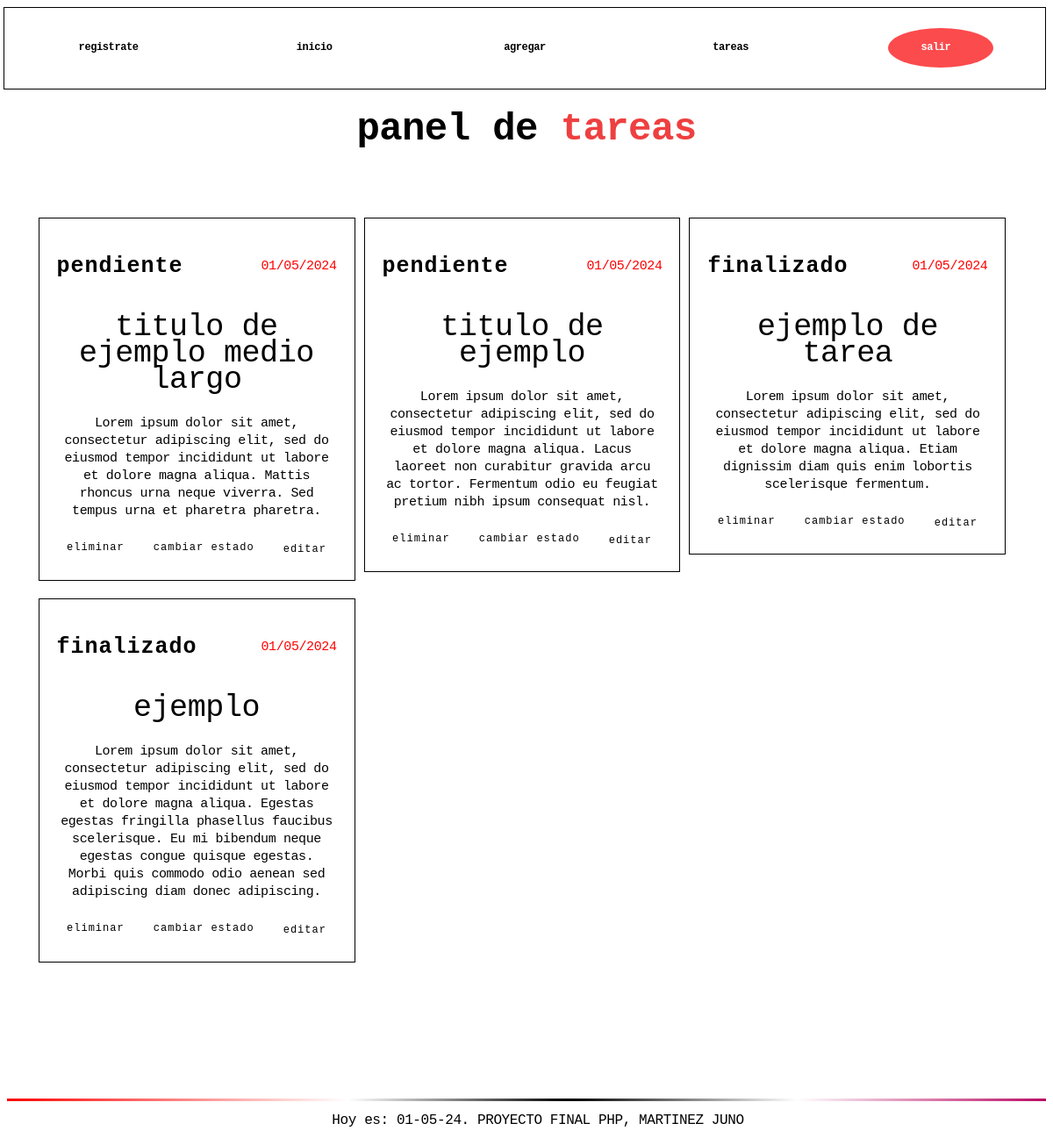
Page /index.php?ruta=tareas (signed in) on the committed database.
### tables this page shows
CREATE TABLE `tareas` (
  `id` int NOT NULL AUTO_INCREMENT,
  `titulo_tarea` varchar(50) DEFAULT NULL,
  `tarea` text,
  `estado` enum('pendiente','finalizado') DEFAULT NULL,
  `fecha` timestamp NULL DEFAULT NULL,
  PRIMARY KEY (`id`)
);

### controladores/plantilla.controlador.php (called while the page is built)
<?php
Class ControladorPlantilla{
    public function ctrGetPlantilla(){
        include "vistas/plantilla.php";
    }
}

### index.php (called while the page is built)
<?php
require_once "controladores/plantilla.controlador.php";
require_once "controladores/formularios.controlador.php";
require_once "modelos/formularios.modelo.php";
$plantilla = new ControladorPlantilla();
$plantilla ->ctrGetPlantilla();

### controladores/formularios.controlador.php (called while the page is built, shortened)
<?php
class ControladorFormularios
{
	static public function ctrSeleccionarTareas($item, $valor)
	{
		$tabla = "tareas";
		$respuesta = ModeloFormularios::mdlSeleccionarTarea($tabla, $item, $valor);
		return $respuesta;
	}
}

### modelos/conexion.php (called while the page is built)
<?php
class Conexion
{
    static public function conectar()
    {
        $link = new PDO(
            "mysql:host=localhost;port=3306;dbname=bdUTN",
            "root",
            "1234"
        );
        $link->exec("set names utf8");
        $query = "CREATE TABLE IF NOT EXISTS tareas (
    id INT AUTO_INCREMENT PRIMARY KEY,
    titulo_tarea VARCHAR(50),
    tarea TEXT,
    estado ENUM('pendiente', 'finalizado'),
    fecha TIMESTAMP
)";
        $stmt = $link->prepare($query);
        $stmt->execute();
        $queryAdmin = "CREATE TABLE IF NOT EXISTS administrador (
            id INT AUTO_INCREMENT PRIMARY KEY,
            usuario VARCHAR(50),
            email VARCHAR(50),
            password VARCHAR(50)
        )";
        $stmtAdministradores = $link->prepare($queryAdmin);
        $stmtAdministradores->execute();
        return $link;
    }
}

### modelos/formularios.modelo.php (called while the page is built, shortened)
<?php
require_once "conexion.php";
class ModeloFormularios
{
	static public function mdlSeleccionarTarea($tabla, $item, $valor)
	{
		if ($item == null && $valor == null) {
			$stmt = Conexion::conectar()->prepare("SELECT *,DATE_FORMAT(fecha, '%d/%m/%Y') AS fecha FROM $tabla ORDER BY id DESC");
			$stmt->execute();
			$result = $stmt->fetchAll();
			return $result;
		}
	}
}

### vistas/paginas/tareas.php (the view, shortened to what this page needs)
<?php
$tareas = ControladorFormularios::ctrSeleccionarTareas(null, null);
?>
<header class="title-block">
    <h1 class="heading">panel de <span class="text-span">tareas</span></h1>
</header>
<main>
    <div class="pricing-section">
        <div class="container">
            <div class="pricing-wrap">
                <?php foreach ($tareas as $tarea) : ?>
                    <div class="pricing-column">
                        <div class="pricing-card">
                        <div class="pricing-details-wrap">
                            <h3 class="pricing-h3"><?php echo $tarea['estado']; ?></h3>
                            <div class="date"><?php echo $tarea['fecha']; ?></div>
                            </div>
                            <div class="pricing"><?php echo $tarea['titulo_tarea']; ?></div>
                            <div class="pricing-check-wrap">
                                <div class="pricing-check">
                                    <p class="pricing-text"><?php echo $tarea['tarea']; ?></p>
                                </div>
                            </div>
                            <div class="button-container">
                                <div>
                                    <form class="" method="post">
                                        <button type="submit" class="button">eliminar</button>
                                    </form>
                                </div>
                                <div>
                                    <form class="" method="post">
                                        <button type="submit" class="button">cambiar estado</button>
                                    </form>
                                </div>
                                <a href="index.php?ruta=editar&id=<?php echo $tarea["id"]; ?>" class="button buttonA">editar</a>
                            </div>
                        </div>
                    </div>
                <?php endforeach; ?>
            </div>
        </div>
    </div>
    <div class="spacer-96"></div>
    <div class="spacer-96"></div>
</main>

### vistas/plantilla.php (shortened to what this page needs)
<!DOCTYPE html>
<html lang="es">
<head>
    <link rel="stylesheet" href="./css/estilos.css">
</head>
<body class="font-body">
    <div class="nav w-nav">
        <nav class="nav-con w-nav-menu">
            <a href="index.php?ruta=registro" class="nav-link w-nav-link">registrate</a>
            <a href="index.php?ruta=inicio" class="nav-link w-nav-link">inicio</a>
            <a href="index.php?ruta=cliqueame" class="nav-link w-nav-link">agregar</a>
            <a href="index.php?ruta=tareas" class="nav-link w-nav-link">tareas</a>
            <a href="index.php?ruta=salir" class="nav-link is--highlighted w-nav-link">salir</a>
        </nav>
    </div>
    <section>
        <?php
        if (isset($_GET["ruta"])) {
            if (
                $_GET["ruta"] == "registro" ||
                $_GET["ruta"] == "inicio" ||
                $_GET["ruta"] == "cliqueame" ||
                $_GET["ruta"] == "tareas" ||
                $_GET["ruta"] == "editar" ||
                $_GET["ruta"] == "salir"
            ) {
                include "paginas/" . $_GET["ruta"] . ".php";
            } else {
                include "paginas/error404.php";
            }
        } else {
            include "paginas/inicio.php";
        }
        ?>
    </section>
    <div class="divider-gradient gradient-rainbow"></div>
    <footer class="footer-item">
        <p><?php echo "Hoy es: " . date('d-m-y') . "."; ?> PROYECTO FINAL PHP, MARTINEZ JUNO</p>
    </footer>
</body>
</html>

### css/estilos.css (style rules this page uses)
* { font-family: monospace; text-decoration: none; box-sizing: border-box; }
html { height: 100%; display: block }
body { color: var(--black); letter-spacing: -.4px; background-image: url(https://assets-global.website-files.com/6201a194dc1ad685a66e311c/62031bb8fc263f3deb229722_background-tile-transparent%402x.png); background-position: 0 0; background-size: 19px; font-size: 16px; line-height: 120% }
.spacer-96 { height: 50px }
p { margin-top: 0; margin-bottom: 10px }
a { background-color: transparent }
nav { background-color: #ffffff; position: fixed; bottom: auto; display: flex; width: 99vw; height: 7.8vw; margin-right: auto; margin-left: auto; padding-top: 1.8vw; padding-bottom: 1.8vw; justify-content: center; align-items: center; border-style: solid; border-width: .0667vw .06666666666666667vw .0667vw .0667vw; border-color: #000; background-color: #fff }
.w-nav { position: relative; background: #ddd; z-index: 1000 }
.w-nav:after, .w-nav:before { content: " "; display: table; grid-column-start: 1; grid-row-start: 1; grid-column-end: 2; grid-row-end: 2 }
.w-nav:after { clear: both }
.nav-con { display: grid; justify-items: center; align-items: center; grid-auto-columns: 1fr; grid-column-gap: 0px; grid-row-gap: 16px; grid-template-columns: 1fr 1fr 1fr 1fr 1fr; grid-template-rows: auto }
.w-nav-menu { position: relative; float: right }
.w-nav-link { position: relative; display: inline-block; vertical-align: top; color: #000000; padding: 20px; text-align: left; margin-left: auto; margin-right: auto }
.w-nav-link { color: #000000 }
.nav-link { display: flex; min-width: 10vw; padding: 1vw 3vw; -ms-flex-align: center; align-items: center; border: .0667px solid transparent; border-radius: 50%; transition: border-color .2s cubic-bezier(.39, .575, .565, 1); font-size: 1vw; font-weight: 700 }
.nav-link.is--highlighted { background-color: #fb4b4d; color: #fff }
.font-body { letter-spacing: -.4px; font-size: 16px; font-weight: 400; line-height: 120% }
.button { width: auto; height: 50%; background-color: #ffffff; color: #000; transition: .2s; cursor: pointer; border: 0; padding: 9px; display: inline-block; letter-spacing: 1px; font-size: 12px; text-align: center; justify-content: center; }
.buttonA { padding-bottom: 5px; text-align:start; }
.button-container { display: flex; justify-content: space-around; text-align: center; }
.title-block { margin-bottom: 55px; }
.heading { color: #000000; text-align: center; letter-spacing: -.6px; font-size: 44px; }
.text-span { color: #ee4040; }
.pricing-section { flex-direction: column; justify-content: center; align-items: center; padding: 3%; display: flex; }
.container { width: 100%; max-width: 1140px; margin-left: auto; margin-right: auto; }
.pricing-wrap { width: 100%; flex-wrap: wrap; display: flex; justify-content: space-between; }
.pricing-card { padding: 20px; border: solid 1px rgb(0, 0, 0); margin-bottom: 20px; }
.pricing-card form, .pricing-card { margin-right: 10px; }
.pricing-h3 { color: #000000; letter-spacing: 1px; font-size: 25px; }
.pricing-details-wrap { color: #000000; flex-direction: row; align-items: center; display: flex; }
.pricing { word-wrap: break-word; font-size: 35px; line-height: 30px; margin: 20px; max-width: 100%; }
.pricing-details-wrap, .pricing, .pricing-check-wrap { text-align: center; }
.pricing-column { width: calc(33.3333%); }
.date { font-size: 15px; align-self: auto; color: rgb(255, 0, 0); margin-left: auto; }
.pricing-check-wrap { margin: 10px 1px; margin-top: 10px; }
.pricing-check { align-items: center; margin-bottom: 5px; padding-top: 5px; padding-bottom: 5px; display: flex; }
.pricing-text { max-width: 100%; color: #000000; margin-bottom: 0; font-size: 15px; line-height: 20px; word-wrap: break-word; }
.footer-item { display: flex; flex-direction: column; align-items: center; justify-content: space-between; margin: 1rem; width: 100%; }
.divider-gradient { width: 100%; height: 3px; background-image: none }
.gradient-rainbow { color: var(--black); background-image: linear-gradient(90deg, #fb0505, #ffffff 32.81%, #000000 54.17%, #ffffff 76.04%, #b90c64) }

### rows in the picture
tareas: estado "pendiente", fecha "01/05/2024", titulo_tarea "titulo de ejemplo medio largo", tarea "Lorem ipsum dolor sit amet, consectetur adipiscing elit, sed do eiusmod tempor incididunt ut labore et dolore magna aliqua. Mattis rhoncus urna neque viverra. Sed tempus urna et pharetra pharetra."
tareas: estado "pendiente", fecha "01/05/2024", titulo_tarea "titulo de ejemplo", tarea "Lorem ipsum dolor sit amet, consectetur adipiscing elit, sed do eiusmod tempor incididunt ut labore et dolore magna aliqua. Lacus laoreet non curabitur gravida arcu ac tortor. Fermentum odio eu feugiat pretium nibh ipsum consequat nisl."
tareas: estado "finalizado", fecha "01/05/2024", titulo_tarea "ejemplo de tarea", tarea "Lorem ipsum dolor sit amet, consectetur adipiscing elit, sed do eiusmod tempor incididunt ut labore et dolore magna aliqua. Etiam dignissim diam quis enim lobortis scelerisque fermentum."
tareas: estado "finalizado", fecha "01/05/2024", titulo_tarea "ejemplo", tarea "Lorem ipsum dolor sit amet, consectetur adipiscing elit, sed do eiusmod tempor incididunt ut labore et dolore magna aliqua. Egestas egestas fringilla phasellus faucibus scelerisque. Eu mi bibendum neque egestas congue quisque egestas. Morbi quis commodo odio aenean sed adipiscing diam donec adipiscing."
